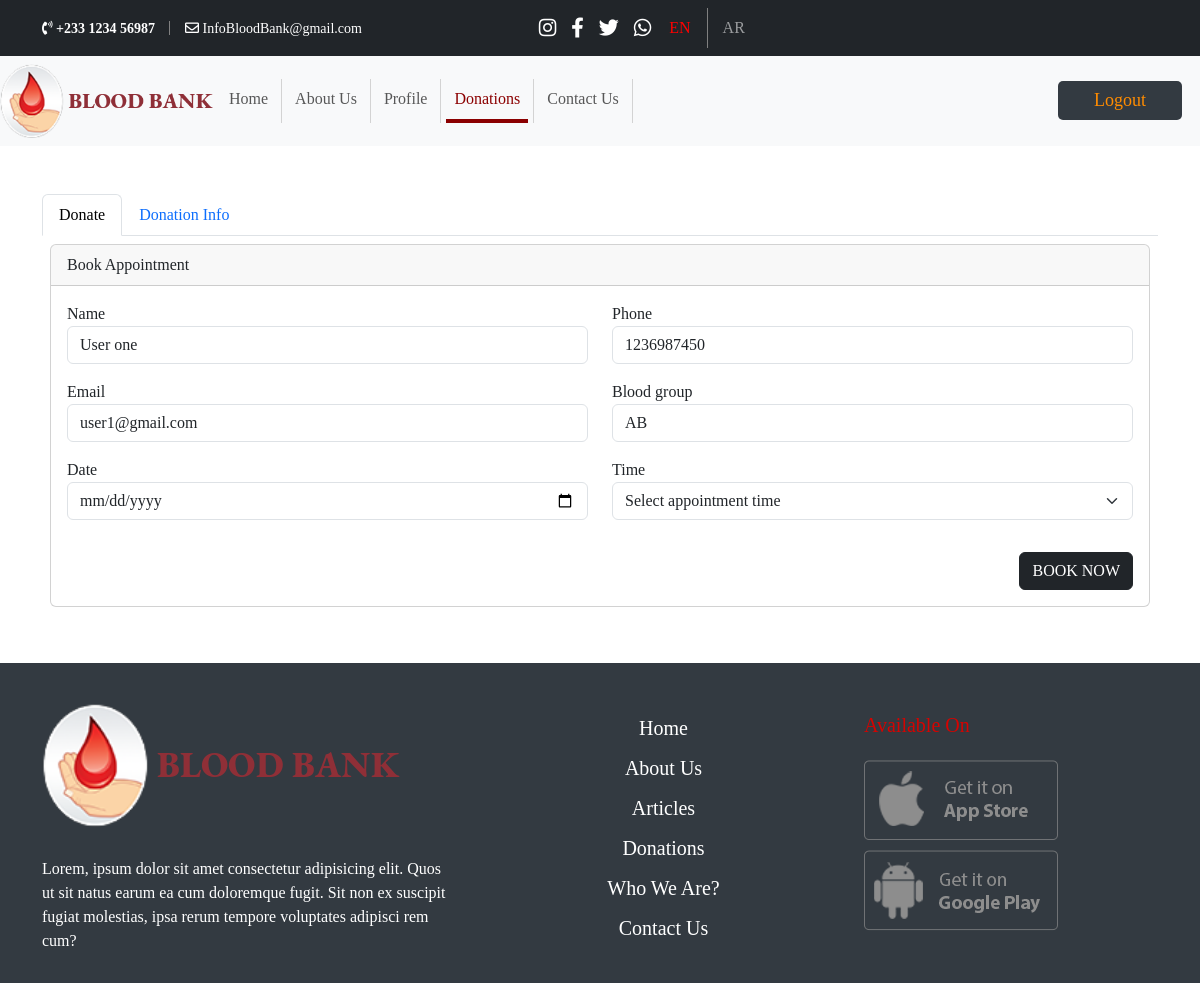
/donation.php (signed in), run on the app's committed database.
### tables this page shows
CREATE TABLE `users_tb` (
  `user_id` int(11) NOT NULL,
  `name` varchar(255) NOT NULL,
  `username` varchar(100) NOT NULL,
  `email` varchar(255) NOT NULL,
  `phone` varchar(15) NOT NULL,
  `password` varchar(155) NOT NULL,
  `blood_group` varchar(50) DEFAULT NULL,
  `role` int(11) NOT NULL DEFAULT 0,
  `status` int(11) NOT NULL DEFAULT 0,
  `date_created` timestamp NOT NULL DEFAULT current_timestamp()
);

### private/config/autoloader.php (called while the page is built, shortened)
<?php
    spl_autoload_register(function ($className) {
        $classFile = __DIR__ . "/../classes/" . $className . ".class.php";
    });

### private/classes/Database.class.php (called while the page is built, shortened)
<?php
class Database{
    protected ?PDO $conn;
    function __construct()
    {
        $this->conn = $this->connect();
    }
    private function connect()
    {
        $string = "mysql:host=".DB_HOST.";dbname=".DB_NAME;
        try {
            return new PDO($string, DB_USER, DB_PASS);
        }catch (PDOException $e){
            echo $e->getMessage();
            die();
        }
    }
    protected function selectData($tableName, $columns = "*", $conditions = array(), $conditionType = "AND", $limit = null, $orderByColumn = null, $orderByDirection = "ASC"): false|array
    {
        $query = "SELECT $columns FROM $tableName";
        if (!empty($conditions)) {
            $query .= " WHERE ";
            $conditionsArray = array();
            foreach ($conditions as $key => $value) {
                $conditionsArray[] = "$key = :$key";
            }
            $query .= implode(" $conditionType ", $conditionsArray);
        }
        try {
            $statement = $this->conn->prepare($query);
            foreach ($conditions as $key => $value) {
                $statement->bindValue(":$key", $value);
            }
            $statement->execute();
            return $statement->fetchAll(PDO::FETCH_ASSOC);
        } catch (PDOException $e) {
            return false;
        }
    }
}

### private/classes/Authentication.class.php (called while the page is built, shortened)
<?php
    class Authentication extends Database {
        private string $tableName = "users_tb";
        public function getMe(mixed $user_id): false|array
        {
            $condition = [
                'user_id' => $user_id
            ];
            return $this->selectData($this->tableName, '*', $condition);
        }
    }

### donation.php (the view, shortened to what this page needs)
<?php
include "includes/header.php";
include "includes/nav.php";
$me = new Authentication();
$myData = $me->getMe($_SESSION['user_id']);
?>
<div class="container py-5">
    <?php
    if ($myData[0]['status'] == 0) {
        ?>
        <div class="text-center py-3">
            <h1>Hello <?= $myData[0]['name']?></h1>
            <h4>Welcome To Blood Bank Master</h4>
            <p>Visit any nearest hospital for your blood group And health verification to start your donation</p>
        </div>
        <?php
    }else{
        ?>
        <div class="">
            <div class="card-body">
                <nav>
                    <div class="nav nav-tabs" id="nav-tab" role="tablist">
                        <button class="nav-link active" id="nav-home-tab" data-bs-toggle="tab" data-bs-target="#nav-rooms" type="button" role="tab" aria-controls="nav-home" aria-selected="true">Donate</button>
                        <button class="nav-link" id="nav-profile-tab" data-bs-toggle="tab" data-bs-target="#nav-FandF" type="button" role="tab" aria-controls="nav-profile" aria-selected="false">Donation Info</button>
                    </div>
                </nav>
                <div class="tab-content p-2" id="nav-tabContent">
                    <div class="tab-pane fade show active" id="nav-rooms" role="tabpanel" aria-labelledby="nav-home-tab" tabindex="0">
                        <div class="card">
                            <div class="card-header">
                                Book Appointment
                            </div>
                            <div class="card-body">
                                <form action="" id="bookingForm">
                                    <div class="row">
                                        <div class="col-md-6 mb-3">
                                            <label for="name">Name</label>
                                            <input type="text" value="<?= $myData[0]['name']?>" id="name" name="name" class="form-control" readonly>
                                        </div>
                                        <div class="col-md-6 mb-3">
                                            <label for="phone">Phone</label>
                                            <input value="<?= $myData[0]['phone']?>" type="text" id="phone" name="phone" class="form-control" readonly>
                                        </div>
                                        <div class="col-md-6 mb-3">
                                            <label for="email">Email</label>
                                            <input value="<?= $myData[0]['email']?>" type="text" id="email" name="email" class="form-control" readonly>
                                        </div>
                                        <div class="col-md-6 mb-3">
                                            <label for="group">Blood group</label>
                                            <input value="<?= $myData[0]['blood_group']?>" type="text" id="group" name="group" class="form-control" readonly>
                                        </div>
                                        <div class="col-md-6 mb-3">
                                            <label for="date">Date</label>
                                            <input type="date" id="date" name="date" class="form-control" required>
                                        </div>
                                        <div class="col-md-6 mb-3">
                                            <label for="time">Time</label>
                                            <select name="time" id="time" class="form-select mb-3" required>
                                                <option value="">Select appointment time</option>
                                            </select>
                                        </div>
                                        <div class="text-end">
                                            <button id="bookingBtn" type="submit" class="btn btn-dark">BOOK NOW</button>
                                        </div>
                                    </div>
                                </form>
                            </div>
                        </div>
                    </div>
                </div>
            </div>
        </div>
        <?php
    }
    ?>
</div>
<?php
include "includes/footer.php";
?>

### css/style.css (style rules this page uses)
body { font-family: "Times New Roman", Times, serif; }

### data on the page
users_tb: name "User one", phone "1236987450", email "user1@gmail.com", group "AB"
